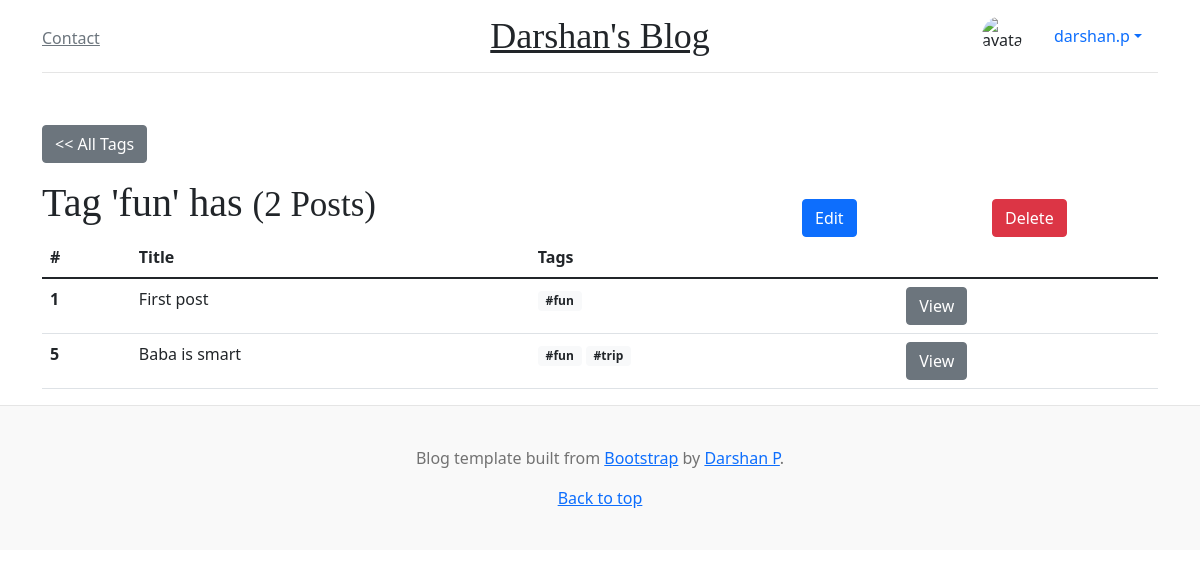
The app's page /tags/1 (signed in), older data.
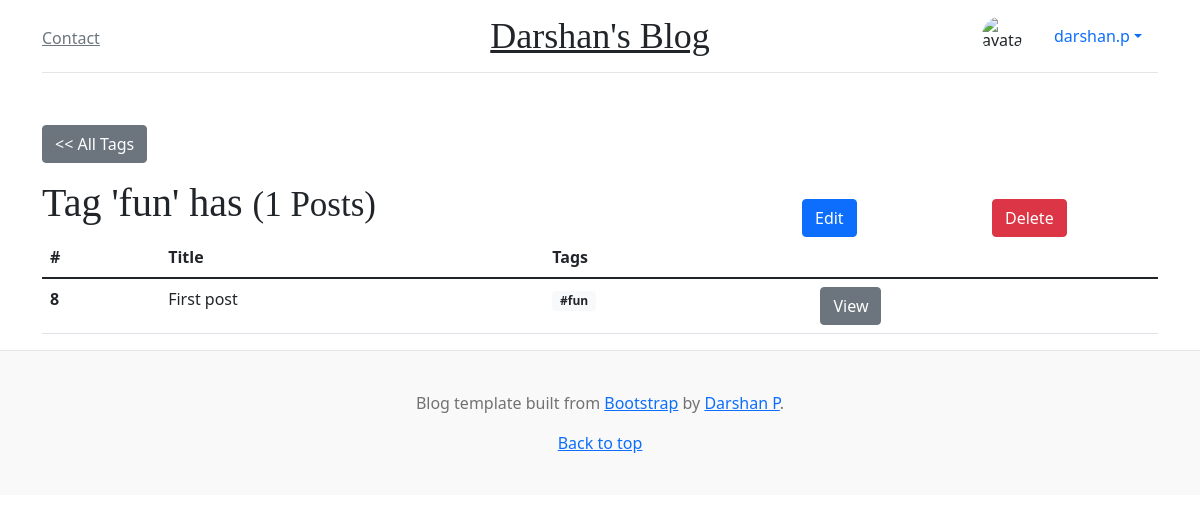
The same page, newer data.
### blog/models.py (models this page shows, shortened)
class Tag(models.Model):
    name = models.CharField(max_length=50, unique=True)

class Post(models.Model):
    class Meta:
        ordering = ['created_at']
        db_table = 'posts'
    POST_LENGTHS = [
        ('S', 'Small'),
        ('M', 'Medium'),
        ('L', 'Large')
    ]
    post_length = models.CharField(max_length=1, choices=POST_LENGTHS)
    title = models.CharField(max_length=50)
    body = models.TextField()
    slug = AutoSlugField(populate_from='title', unique=True, editable=True)
    categories = models.ManyToManyField('Category', related_name='posts', blank=True)
    tags = models.ManyToManyField('Tag', related_name='posts', blank=True,
                                  help_text='Hold down “Control”, or “Command” on a Mac, to select more than one.')
    user = models.ForeignKey(User, on_delete=models.SET_NULL, null=True)
    created_at = models.DateTimeField(auto_now_add=True)
    updated_at = models.DateTimeField(auto_now_add=True)

### tag/views.py (the view)
# urls.py: path('<int:pk>', views.TagDetailView.as_view(), name='tag_detail'),
class TagDetailView(LoginRequiredMixin, generic.DetailView):
    model = Tag
    template_name = "tag/tag_detail.html"

### blog/context_processors.py (called while the page is built)
def categories(request):
    return {
        'tags': Tag.objects.order_by('id')
    }

### tag/templates/tag/tag_detail.html (shortened to what this page needs)
{% extends "base.html" %}
{% load crispy_forms_tags %}
{% block content %}
<div class="row">
    <div class="col-2">
        <a type="button" class="btn btn-secondary" href="{% url 'tag:tag_list' %}"><< All Tags</a>
    </div>
</div>
<div class="row mt-3">
    <div class="col-8">
        <h1>Tag '{{ tag.name }}' has <small>({{ tag.posts.count }} Posts)</small></h1>
    </div>
    <div class="col-2">
        <a href="{% url 'tag:tag_update' tag.id %}" class="btn btn-primary pull-right btn-block"  style="margin-top:20px;">Edit</a>
    </div>
    <div class="col-2">
        <form method="POST" action="{% url 'tag:tag_delete' tag.id %}">
            <input type="submit" class="btn btn-danger pull-right btn-block" value="Delete"  style="margin-top:20px;">
        </form>
    </div>
</div>
<div class="row">
    <div class="col-12">
        <table class="table">
            <thead>
                <tr>
                    <th>#</th>
                    <th>Title</th>
                    <th>Tags</th>
                    <th></th>
                </tr>
            </thead>
            <tbody>
                {% for post in tag.posts.all %}
                <tr>
                    <th>{{ post.id }}</th>
                    <td>{{ post.title }}</td>
                    <td>
                        {% for tag in post.tags.all %}
                        <span class="badge bg-light text-dark mb-2">#{{tag.name}}</span>
                        {% endfor %}
                    </td>
                    <td>
                        <a href="{% url 'blog:post_detail' post.slug %}" class="btn btn-secondary btn-xs">View</a>
                    </td>
                </tr>
                {% endfor %}
            </tbody>
        </table>
    </div>
</div>
{% endblock %}

Row changes from the older to the newer data that the page shows:
removed Post: id "1", title "First post", Tag (name "fun")
removed Post: id "5", title "Baba is smart", Tag (name "fun")
no longer on this page (row unchanged): Tag: name "trip", shown under "5"
computed for Tag "fun": posts.count "2" → "1"
added Post: id "8", title "First post", Tag (name "fun")
